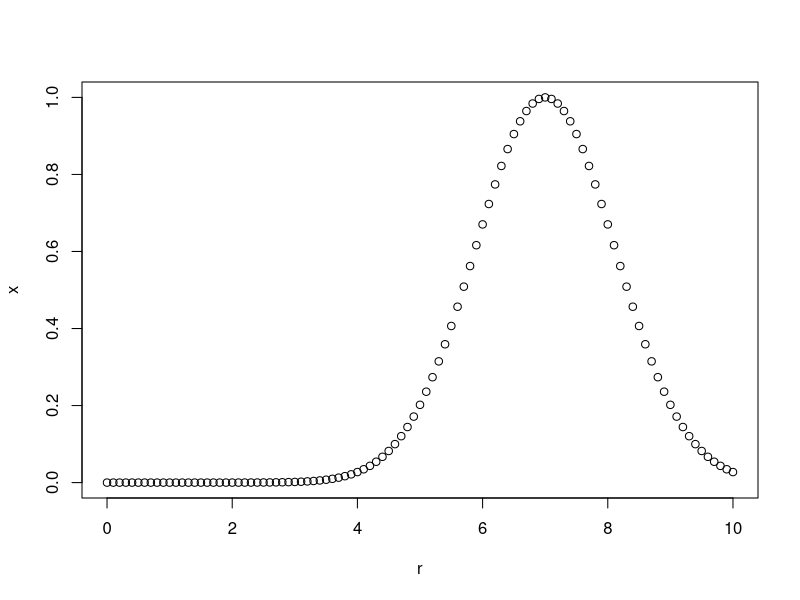
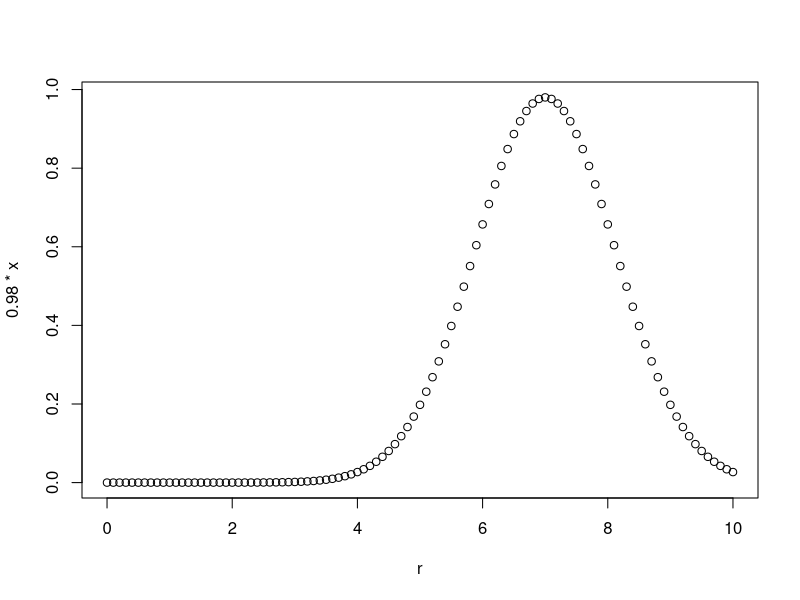
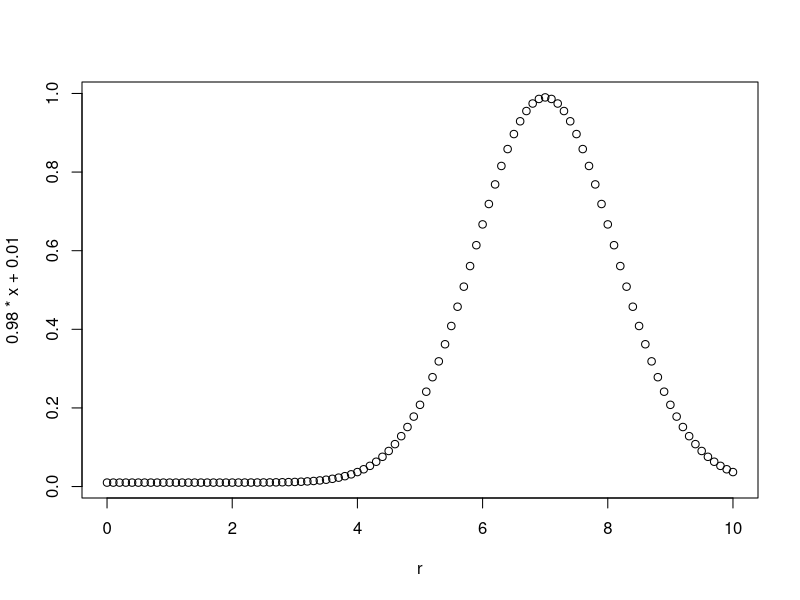
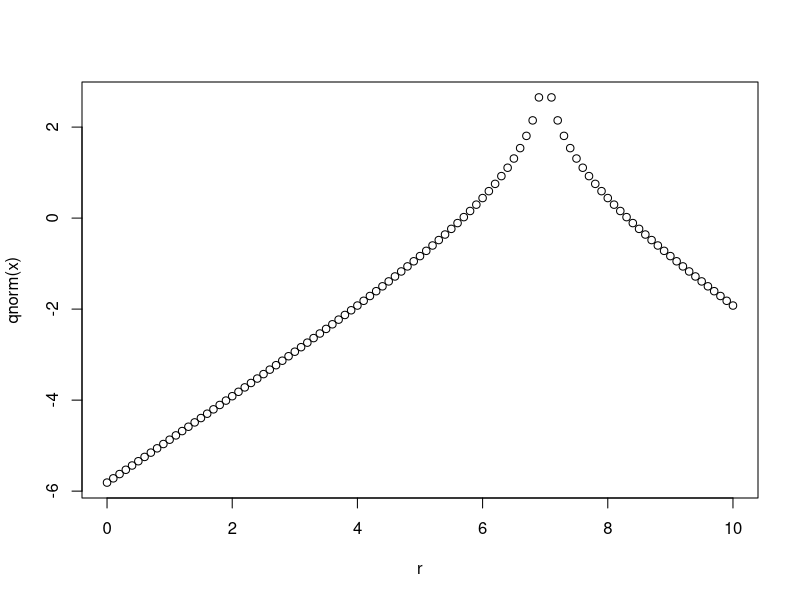
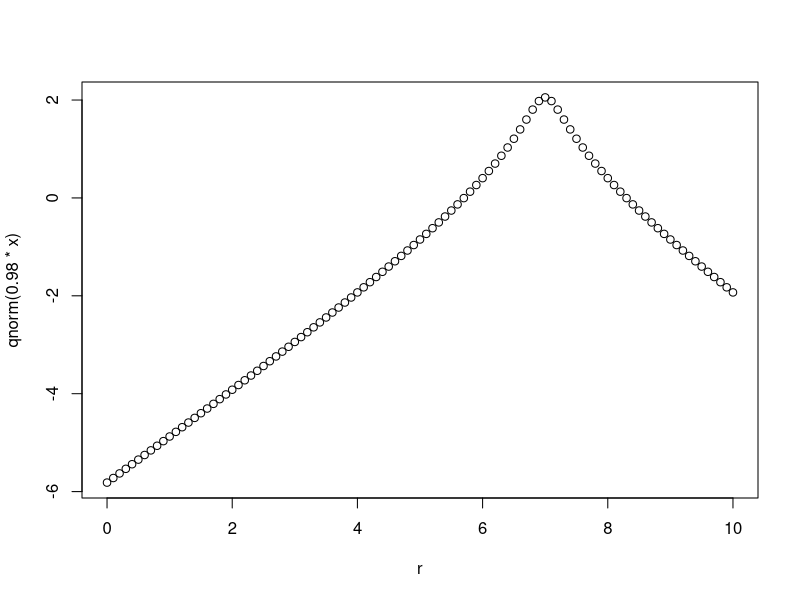
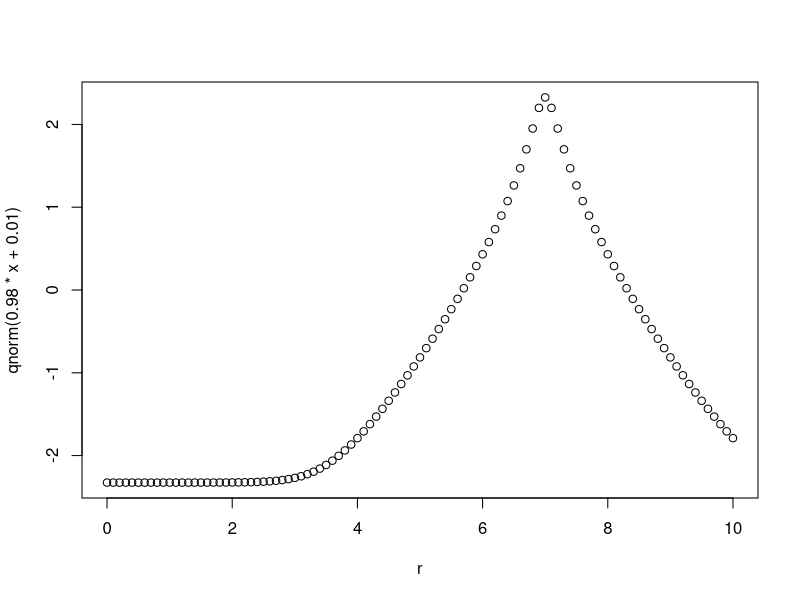

These figures' R source, in order:

r <- seq(0, 10, 0.1)
r
x <- exp(-10*((r-7)/5)^2)
min(x)
max(x)
min(0.98*x)
max(0.98*x)
min(0.98*x+.01)
max(0.98*x+.01)
plot(r, x)
plot(r, 0.98*x)
plot(r, 0.98*x +0.01)
plot(r, qnorm(x))
plot(r, qnorm(0.98*x))
plot(r, qnorm(0.98*x + 0.01))
